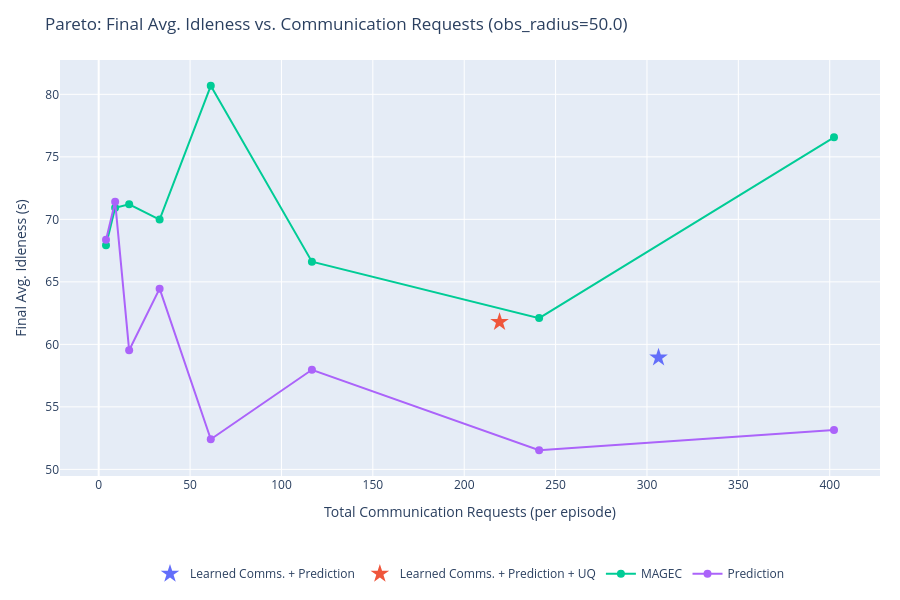
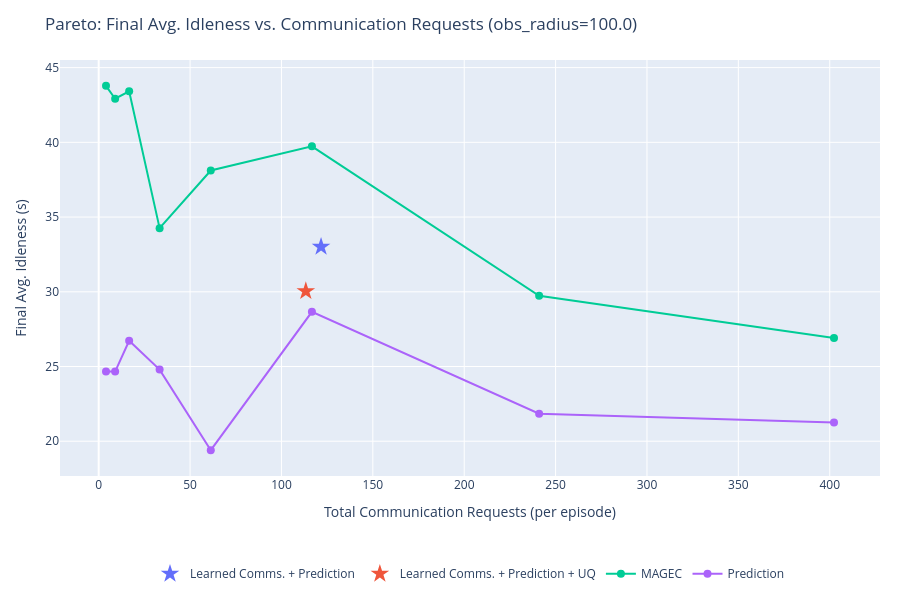
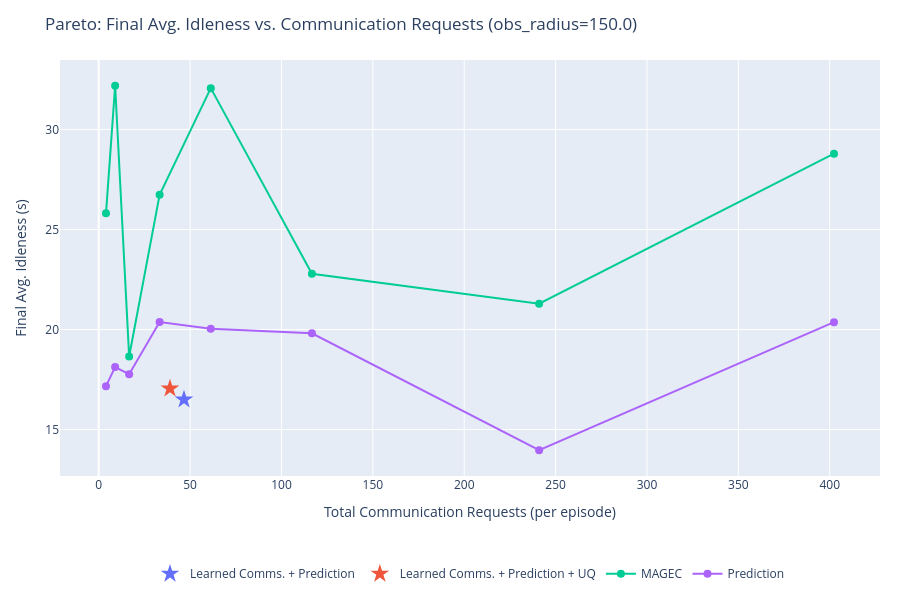
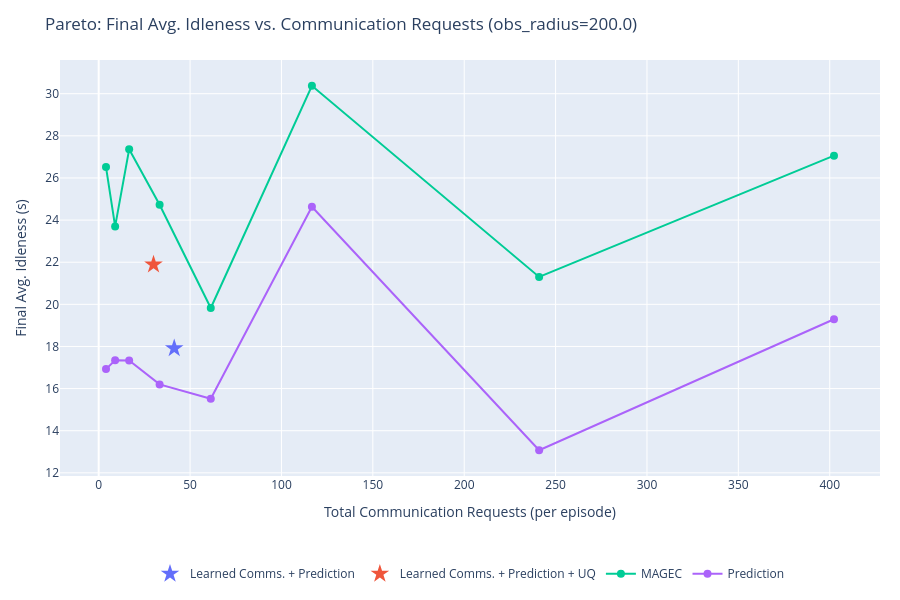

Write notebook code for charts like these, in order.
### Markdown cell above
## Pareto Analysis

For each observation radius, plots **final avg. idleness vs. total communication requests**.

- Baseline curves (MAGEC, Prediction): one point per `comms_probability` value, connected as a Pareto frontier.
- Learned comms runs: single star marker at their natural operating point.

A learned-comms point that falls **below and to the left** of the baseline curve achieves better idleness at lower communication cost.

### Code cell
import zarr
import plotly.graph_objects as go
import plotly.express as px
import numpy as np

pareto_output = zarr.open(pareto_output_file, mode='r')
print(pareto_output.tree())

series_colors = {s: c for s, c in zip(pareto_output, px.colors.qualitative.Plotly)}


def get_requests(data):
    """Total communication requests per episode (mean over episodes)."""
    r = np.array(data['communication']['requests_made'][...])
    # Sum over all dims except episodes, then mean over episodes.
    return float(np.mean(r.reshape(r.shape[0], -1).sum(axis=1)))


def get_idleness_final(data):
    """Final avg. idleness (last timestep), mean over episodes."""
    return float(np.mean(data['avg_idleness'][:, -1]))


for obs_radius in pareto_obs_radii:
    fig = go.Figure()

    for series in pareto_output:
        color = series_colors.get(series, '#888888')
        all_exps = list(pareto_output[series].keys())

        # Swept experiments: encoded as obs_radius_X_comms_Y
        swept_exps = sorted(
            [e for e in all_exps if f"obs_radius_{obs_radius:.1f}_comms_" in e],
            key=lambda e: float(e.split("_comms_")[1])
        )
        # Fixed (learned comms) experiments: encoded as obs_radius_X only
        fixed_exps = [e for e in all_exps if e == f"obs_radius_{obs_radius:.1f}"]

        if swept_exps:
            comms_ps = [float(e.split("_comms_")[1]) for e in swept_exps]
            xs = [get_requests(pareto_output[series][e]) for e in swept_exps]
            ys = [get_idleness_final(pareto_output[series][e]) for e in swept_exps]
            fig.add_trace(go.Scatter(
                x=xs,
                y=ys,
                mode='lines+markers',
                name=series,
                line=dict(color=color),
                marker=dict(color=color, size=8),
                legendgroup=series,
                hovertemplate=[
                    f"{series}<br>comms_p={cp:.3f}<br>requests=%{{x:.1f}}<br>idleness=%{{y:.4f}}<extra></extra>"
                    for cp in comms_ps
                ],
            ))

        if fixed_exps:
            xs = [get_requests(pareto_output[series][e]) for e in fixed_exps]
            ys = [get_idleness_final(pareto_output[series][e]) for e in fixed_exps]
            fig.add_trace(go.Scatter(
                x=xs,
                y=ys,
                mode='markers',
                name=series,
                marker=dict(color=color, size=14, symbol='star'),
                legendgroup=series,
                # Only add a legend entry here if no swept trace was already added for this series.
                showlegend=len(swept_exps) == 0,
                hovertemplate=f"{series}<br>requests=%{{x:.1f}}<br>idleness=%{{y:.4f}}<extra></extra>",
            ))

    fig.update_layout(
        title=f"Pareto: Final Avg. Idleness vs. Communication Requests (obs_radius={obs_radius:.1f})",
        xaxis_title="Total Communication Requests (per episode)",
        yaxis_title="Final Avg. Idleness (s)",
        height=600,
        hovermode='closest',
        autosize=True,
        margin=dict(l=60, r=20, t=60, b=120),
        legend=dict(orientation='h', yanchor='top', y=-0.2, xanchor='center', x=0.5),
    )
    fig.show()

### Figure 1 — Plotly figure (JSON) as saved in the notebook; plotly's stock layout.template omitted (floating-point values rounded to 4 significant figures)
{"data": [{"hovertemplate": "Learned Comms. + Prediction<br>requests=%{x:.1f}<br>idleness=%{y:.4f}<extra></extra>", "legendgroup": "Learned Comms. + Prediction", "marker": {"color": "#636EFA", "size": 14, "symbol": "star"}, "mode": "markers", "name": "Learned Comms. + Prediction", "showlegend": true, "type": "scatter", "x": [306.3], "y": [58.95]}, {"hovertemplate": "Learned Comms. + Prediction + UQ<br>requests=%{x:.1f}<br>idleness=%{y:.4f}<extra></extra>", "legendgroup": "Learned Comms. + Prediction + UQ", "marker": {"color": "#EF553B", "size": 14, "symbol": "star"}, "mode": "markers", "name": "Learned Comms. + Prediction + UQ", "showlegend": true, "type": "scatter", "x": [219.3], "y": [61.79]}, {"hovertemplate": ["MAGEC<br>comms_p=0.005<br>requests=%{x:.1f}<br>idleness=%{y:.4f}<extra></extra>", "MAGEC<br>comms_p=0.010<br>requests=%{x:.1f}<br>idleness=%{y:.4f}<extra></extra>", "MAGEC<br>comms_p=0.020<br>requests=%{x:.1f}<br>idleness=%{y:.4f}<extra></extra>", "MAGEC<br>comms_p=0.043<br>requests=%{x:.1f}<br>idleness=%{y:.4f}<extra></extra>", "MAGEC<br>comms_p=0.080<br>requests=%{x:.1f}<br>idleness=%{y:.4f}<extra></extra>", "MAGEC<br>comms_p=0.150<br>requests=%{x:.1f}<br>idleness=%{y:.4f}<extra></extra>", "MAGEC<br>comms_p=0.300<br>requests=%{x:.1f}<br>idleness=%{y:.4f}<extra></extra>", "MAGEC<br>comms_p=0.500<br>requests=%{x:.1f}<br>idleness=%{y:.4f}<extra></extra>"], "legendgroup": "MAGEC", "line": {"color": "#00CC96"}, "marker": {"color": "#00CC96", "size": 8}, "mode": "lines+markers", "name": "MAGEC", "type": "scatter", "x": [4, 9, 16.67, 33.33, 61.33, 116.7, 241, 402.3], "y": [67.92, 70.92, 71.21, 69.98, 80.68, 66.62, 62.1, 76.56]}, {"hovertemplate": ["Prediction<br>comms_p=0.005<br>requests=%{x:.1f}<br>idleness=%{y:.4f}<extra></extra>", "Prediction<br>comms_p=0.010<br>requests=%{x:.1f}<br>idleness=%{y:.4f}<extra></extra>", "Prediction<br>comms_p=0.020<br>requests=%{x:.1f}<br>idleness=%{y:.4f}<extra></extra>", "Prediction<br>comms_p=0.043<br>requests=%{x:.1f}<br>idleness=%{y:.4f}<extra></extra>", "Prediction<br>comms_p=0.080<br>requests=%{x:.1f}<br>idleness=%{y:.4f}<extra></extra>", "Prediction<br>comms_p=0.150<br>requests=%{x:.1f}<br>idleness=%{y:.4f}<extra></extra>", "Prediction<br>comms_p=0.300<br>requests=%{x:.1f}<br>idleness=%{y:.4f}<extra></extra>", "Prediction<br>comms_p=0.500<br>requests=%{x:.1f}<br>idleness=%{y:.4f}<extra></extra>"], "legendgroup": "Prediction", "line": {"color": "#AB63FA"}, "marker": {"color": "#AB63FA", "size": 8}, "mode": "lines+markers", "name": "Prediction", "type": "scatter", "x": [4, 9, 16.67, 33.33, 61.33, 116.7, 241, 402.3], "y": [68.36, 71.4, 59.53, 64.46, 52.41, 57.97, 51.53, 53.14]}], "layout": {"autosize": true, "height": 600, "hovermode": "closest", "legend": {"orientation": "h", "x": 0.5, "xanchor": "center", "y": -0.2, "yanchor": "top"}, "margin": {"b": 120, "l": 60, "r": 20, "t": 60}, "title": {"text": "Pareto: Final Avg. Idleness vs. Communication Requests (obs_radius=50.0)"}, "xaxis": {"title": {"text": "Total Communication Requests (per episode)"}}, "yaxis": {"title": {"text": "Final Avg. Idleness (s)"}}}}

### Figure 2 — Plotly figure (JSON) as saved in the notebook; plotly's stock layout.template omitted (floating-point values rounded to 4 significant figures)
{"data": [{"hovertemplate": "Learned Comms. + Prediction<br>requests=%{x:.1f}<br>idleness=%{y:.4f}<extra></extra>", "legendgroup": "Learned Comms. + Prediction", "marker": {"color": "#636EFA", "size": 14, "symbol": "star"}, "mode": "markers", "name": "Learned Comms. + Prediction", "showlegend": true, "type": "scatter", "x": [121.7], "y": [33.01]}, {"hovertemplate": "Learned Comms. + Prediction + UQ<br>requests=%{x:.1f}<br>idleness=%{y:.4f}<extra></extra>", "legendgroup": "Learned Comms. + Prediction + UQ", "marker": {"color": "#EF553B", "size": 14, "symbol": "star"}, "mode": "markers", "name": "Learned Comms. + Prediction + UQ", "showlegend": true, "type": "scatter", "x": [113.3], "y": [30.04]}, {"hovertemplate": ["MAGEC<br>comms_p=0.005<br>requests=%{x:.1f}<br>idleness=%{y:.4f}<extra></extra>", "MAGEC<br>comms_p=0.010<br>requests=%{x:.1f}<br>idleness=%{y:.4f}<extra></extra>", "MAGEC<br>comms_p=0.020<br>requests=%{x:.1f}<br>idleness=%{y:.4f}<extra></extra>", "MAGEC<br>comms_p=0.043<br>requests=%{x:.1f}<br>idleness=%{y:.4f}<extra></extra>", "MAGEC<br>comms_p=0.080<br>requests=%{x:.1f}<br>idleness=%{y:.4f}<extra></extra>", "MAGEC<br>comms_p=0.150<br>requests=%{x:.1f}<br>idleness=%{y:.4f}<extra></extra>", "MAGEC<br>comms_p=0.300<br>requests=%{x:.1f}<br>idleness=%{y:.4f}<extra></extra>", "MAGEC<br>comms_p=0.500<br>requests=%{x:.1f}<br>idleness=%{y:.4f}<extra></extra>"], "legendgroup": "MAGEC", "line": {"color": "#00CC96"}, "marker": {"color": "#00CC96", "size": 8}, "mode": "lines+markers", "name": "MAGEC", "type": "scatter", "x": [4, 9, 16.67, 33.33, 61.33, 116.7, 241, 402.3], "y": [43.78, 42.92, 43.42, 34.26, 38.12, 39.73, 29.73, 26.91]}, {"hovertemplate": ["Prediction<br>comms_p=0.005<br>requests=%{x:.1f}<br>idleness=%{y:.4f}<extra></extra>", "Prediction<br>comms_p=0.010<br>requests=%{x:.1f}<br>idleness=%{y:.4f}<extra></extra>", "Prediction<br>comms_p=0.020<br>requests=%{x:.1f}<br>idleness=%{y:.4f}<extra></extra>", "Prediction<br>comms_p=0.043<br>requests=%{x:.1f}<br>idleness=%{y:.4f}<extra></extra>", "Prediction<br>comms_p=0.080<br>requests=%{x:.1f}<br>idleness=%{y:.4f}<extra></extra>", "Prediction<br>comms_p=0.150<br>requests=%{x:.1f}<br>idleness=%{y:.4f}<extra></extra>", "Prediction<br>comms_p=0.300<br>requests=%{x:.1f}<br>idleness=%{y:.4f}<extra></extra>", "Prediction<br>comms_p=0.500<br>requests=%{x:.1f}<br>idleness=%{y:.4f}<extra></extra>"], "legendgroup": "Prediction", "line": {"color": "#AB63FA"}, "marker": {"color": "#AB63FA", "size": 8}, "mode": "lines+markers", "name": "Prediction", "type": "scatter", "x": [4, 9, 16.67, 33.33, 61.33, 116.7, 241, 402.3], "y": [24.66, 24.66, 26.73, 24.79, 19.4, 28.66, 21.84, 21.25]}], "layout": {"autosize": true, "height": 600, "hovermode": "closest", "legend": {"orientation": "h", "x": 0.5, "xanchor": "center", "y": -0.2, "yanchor": "top"}, "margin": {"b": 120, "l": 60, "r": 20, "t": 60}, "title": {"text": "Pareto: Final Avg. Idleness vs. Communication Requests (obs_radius=100.0)"}, "xaxis": {"title": {"text": "Total Communication Requests (per episode)"}}, "yaxis": {"title": {"text": "Final Avg. Idleness (s)"}}}}

### Figure 3 — Plotly figure (JSON) as saved in the notebook; plotly's stock layout.template omitted (floating-point values rounded to 4 significant figures)
{"data": [{"hovertemplate": "Learned Comms. + Prediction<br>requests=%{x:.1f}<br>idleness=%{y:.4f}<extra></extra>", "legendgroup": "Learned Comms. + Prediction", "marker": {"color": "#636EFA", "size": 14, "symbol": "star"}, "mode": "markers", "name": "Learned Comms. + Prediction", "showlegend": true, "type": "scatter", "x": [46.67], "y": [16.5]}, {"hovertemplate": "Learned Comms. + Prediction + UQ<br>requests=%{x:.1f}<br>idleness=%{y:.4f}<extra></extra>", "legendgroup": "Learned Comms. + Prediction + UQ", "marker": {"color": "#EF553B", "size": 14, "symbol": "star"}, "mode": "markers", "name": "Learned Comms. + Prediction + UQ", "showlegend": true, "type": "scatter", "x": [39], "y": [17.05]}, {"hovertemplate": ["MAGEC<br>comms_p=0.005<br>requests=%{x:.1f}<br>idleness=%{y:.4f}<extra></extra>", "MAGEC<br>comms_p=0.010<br>requests=%{x:.1f}<br>idleness=%{y:.4f}<extra></extra>", "MAGEC<br>comms_p=0.020<br>requests=%{x:.1f}<br>idleness=%{y:.4f}<extra></extra>", "MAGEC<br>comms_p=0.043<br>requests=%{x:.1f}<br>idleness=%{y:.4f}<extra></extra>", "MAGEC<br>comms_p=0.080<br>requests=%{x:.1f}<br>idleness=%{y:.4f}<extra></extra>", "MAGEC<br>comms_p=0.150<br>requests=%{x:.1f}<br>idleness=%{y:.4f}<extra></extra>", "MAGEC<br>comms_p=0.300<br>requests=%{x:.1f}<br>idleness=%{y:.4f}<extra></extra>", "MAGEC<br>comms_p=0.500<br>requests=%{x:.1f}<br>idleness=%{y:.4f}<extra></extra>"], "legendgroup": "MAGEC", "line": {"color": "#00CC96"}, "marker": {"color": "#00CC96", "size": 8}, "mode": "lines+markers", "name": "MAGEC", "type": "scatter", "x": [4, 9, 16.67, 33.33, 61.33, 116.7, 241, 402.3], "y": [25.81, 32.18, 18.65, 26.73, 32.07, 22.78, 21.29, 28.79]}, {"hovertemplate": ["Prediction<br>comms_p=0.005<br>requests=%{x:.1f}<br>idleness=%{y:.4f}<extra></extra>", "Prediction<br>comms_p=0.010<br>requests=%{x:.1f}<br>idleness=%{y:.4f}<extra></extra>", "Prediction<br>comms_p=0.020<br>requests=%{x:.1f}<br>idleness=%{y:.4f}<extra></extra>", "Prediction<br>comms_p=0.043<br>requests=%{x:.1f}<br>idleness=%{y:.4f}<extra></extra>", "Prediction<br>comms_p=0.080<br>requests=%{x:.1f}<br>idleness=%{y:.4f}<extra></extra>", "Prediction<br>comms_p=0.150<br>requests=%{x:.1f}<br>idleness=%{y:.4f}<extra></extra>", "Prediction<br>comms_p=0.300<br>requests=%{x:.1f}<br>idleness=%{y:.4f}<extra></extra>", "Prediction<br>comms_p=0.500<br>requests=%{x:.1f}<br>idleness=%{y:.4f}<extra></extra>"], "legendgroup": "Prediction", "line": {"color": "#AB63FA"}, "marker": {"color": "#AB63FA", "size": 8}, "mode": "lines+markers", "name": "Prediction", "type": "scatter", "x": [4, 9, 16.67, 33.33, 61.33, 116.7, 241, 402.3], "y": [17.17, 18.12, 17.77, 20.38, 20.03, 19.81, 13.97, 20.37]}], "layout": {"autosize": true, "height": 600, "hovermode": "closest", "legend": {"orientation": "h", "x": 0.5, "xanchor": "center", "y": -0.2, "yanchor": "top"}, "margin": {"b": 120, "l": 60, "r": 20, "t": 60}, "title": {"text": "Pareto: Final Avg. Idleness vs. Communication Requests (obs_radius=150.0)"}, "xaxis": {"title": {"text": "Total Communication Requests (per episode)"}}, "yaxis": {"title": {"text": "Final Avg. Idleness (s)"}}}}

### Figure 4 — Plotly figure (JSON) as saved in the notebook; plotly's stock layout.template omitted (floating-point values rounded to 4 significant figures)
{"data": [{"hovertemplate": "Learned Comms. + Prediction<br>requests=%{x:.1f}<br>idleness=%{y:.4f}<extra></extra>", "legendgroup": "Learned Comms. + Prediction", "marker": {"color": "#636EFA", "size": 14, "symbol": "star"}, "mode": "markers", "name": "Learned Comms. + Prediction", "showlegend": true, "type": "scatter", "x": [41.33], "y": [17.92]}, {"hovertemplate": "Learned Comms. + Prediction + UQ<br>requests=%{x:.1f}<br>idleness=%{y:.4f}<extra></extra>", "legendgroup": "Learned Comms. + Prediction + UQ", "marker": {"color": "#EF553B", "size": 14, "symbol": "star"}, "mode": "markers", "name": "Learned Comms. + Prediction + UQ", "showlegend": true, "type": "scatter", "x": [30], "y": [21.89]}, {"hovertemplate": ["MAGEC<br>comms_p=0.005<br>requests=%{x:.1f}<br>idleness=%{y:.4f}<extra></extra>", "MAGEC<br>comms_p=0.010<br>requests=%{x:.1f}<br>idleness=%{y:.4f}<extra></extra>", "MAGEC<br>comms_p=0.020<br>requests=%{x:.1f}<br>idleness=%{y:.4f}<extra></extra>", "MAGEC<br>comms_p=0.043<br>requests=%{x:.1f}<br>idleness=%{y:.4f}<extra></extra>", "MAGEC<br>comms_p=0.080<br>requests=%{x:.1f}<br>idleness=%{y:.4f}<extra></extra>", "MAGEC<br>comms_p=0.150<br>requests=%{x:.1f}<br>idleness=%{y:.4f}<extra></extra>", "MAGEC<br>comms_p=0.300<br>requests=%{x:.1f}<br>idleness=%{y:.4f}<extra></extra>", "MAGEC<br>comms_p=0.500<br>requests=%{x:.1f}<br>idleness=%{y:.4f}<extra></extra>"], "legendgroup": "MAGEC", "line": {"color": "#00CC96"}, "marker": {"color": "#00CC96", "size": 8}, "mode": "lines+markers", "name": "MAGEC", "type": "scatter", "x": [4, 9, 16.67, 33.33, 61.33, 116.7, 241, 402.3], "y": [26.52, 23.7, 27.36, 24.73, 19.82, 30.38, 21.3, 27.06]}, {"hovertemplate": ["Prediction<br>comms_p=0.005<br>requests=%{x:.1f}<br>idleness=%{y:.4f}<extra></extra>", "Prediction<br>comms_p=0.010<br>requests=%{x:.1f}<br>idleness=%{y:.4f}<extra></extra>", "Prediction<br>comms_p=0.020<br>requests=%{x:.1f}<br>idleness=%{y:.4f}<extra></extra>", "Prediction<br>comms_p=0.043<br>requests=%{x:.1f}<br>idleness=%{y:.4f}<extra></extra>", "Prediction<br>comms_p=0.080<br>requests=%{x:.1f}<br>idleness=%{y:.4f}<extra></extra>", "Prediction<br>comms_p=0.150<br>requests=%{x:.1f}<br>idleness=%{y:.4f}<extra></extra>", "Prediction<br>comms_p=0.300<br>requests=%{x:.1f}<br>idleness=%{y:.4f}<extra></extra>", "Prediction<br>comms_p=0.500<br>requests=%{x:.1f}<br>idleness=%{y:.4f}<extra></extra>"], "legendgroup": "Prediction", "line": {"color": "#AB63FA"}, "marker": {"color": "#AB63FA", "size": 8}, "mode": "lines+markers", "name": "Prediction", "type": "scatter", "x": [4, 9, 16.67, 33.33, 61.33, 116.7, 241, 402.3], "y": [16.93, 17.34, 17.33, 16.2, 15.52, 24.63, 13.07, 19.29]}], "layout": {"autosize": true, "height": 600, "hovermode": "closest", "legend": {"orientation": "h", "x": 0.5, "xanchor": "center", "y": -0.2, "yanchor": "top"}, "margin": {"b": 120, "l": 60, "r": 20, "t": 60}, "title": {"text": "Pareto: Final Avg. Idleness vs. Communication Requests (obs_radius=200.0)"}, "xaxis": {"title": {"text": "Total Communication Requests (per episode)"}}, "yaxis": {"title": {"text": "Final Avg. Idleness (s)"}}}}
